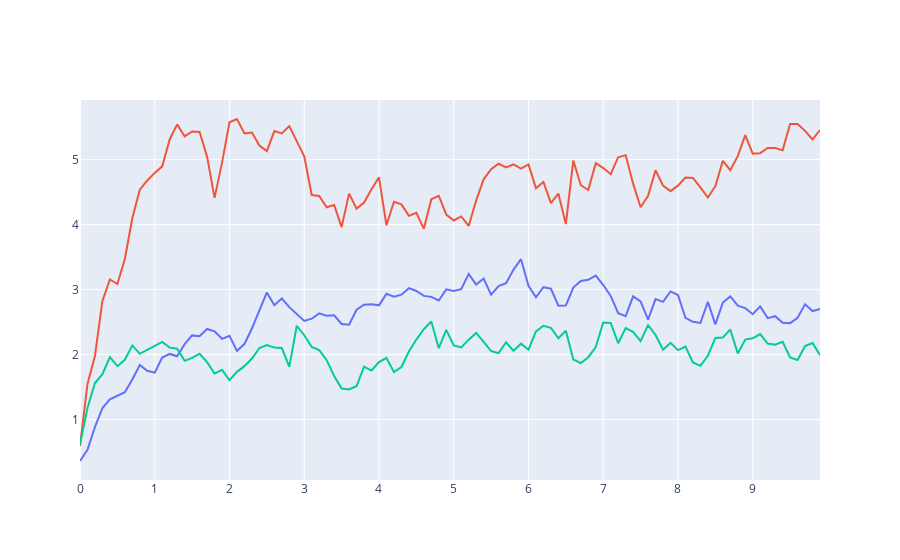

Source (notebook cell):
### Markdown cell above
**Flavours of noise with continuous sample paths**

For **Wiener process noise**, adopting the [Itô interpretation](https://en.wikipedia.org/wiki/It%C3%B4_calculus) in this section, we can define $W^i_{t}$ is a sample from a Wiener process for each of the state dimensions indexed by $i$ and our formalism becomes

$$
\begin{align}
& X^i_{t+\delta t} = F^i_{t+\delta t}(X', t) + \textcolor{red}{W^i_{t+\delta t}-W^i_{t}}.
\end{align}
$$

### Code cell
plot_x_time_series(
    10.0,
    0.1,
    np.zeros((2, 3)),
    np.zeros((2, 3)), 
    lambda X_prime, t, delta_t: (
        X_prime[0] - delta_t * np.asarray([1.0, 2.0, 3.0]) * (
            X_prime[0] - np.asarray([3.0, 5.0, 2.0])
        )
    ),
    lambda X_prime, S_prime, t, delta_t: (
        np.sqrt(delta_t) * np.random.normal(
            np.zeros(3),
            np.asarray([0.5, 1.0, 0.5]), 
            size=3,
        )
    ), 
    "images/wiener_noise.html",
    [
        "Ornstein-Uhlenbeck (1.0, 3.0, 0.5)",
        "Ornstein-Uhlenbeck (2.0, 5.0, 1.0)",
        "Ornstein-Uhlenbeck (3.0, 2.0, 0.5)",
    ]
)
